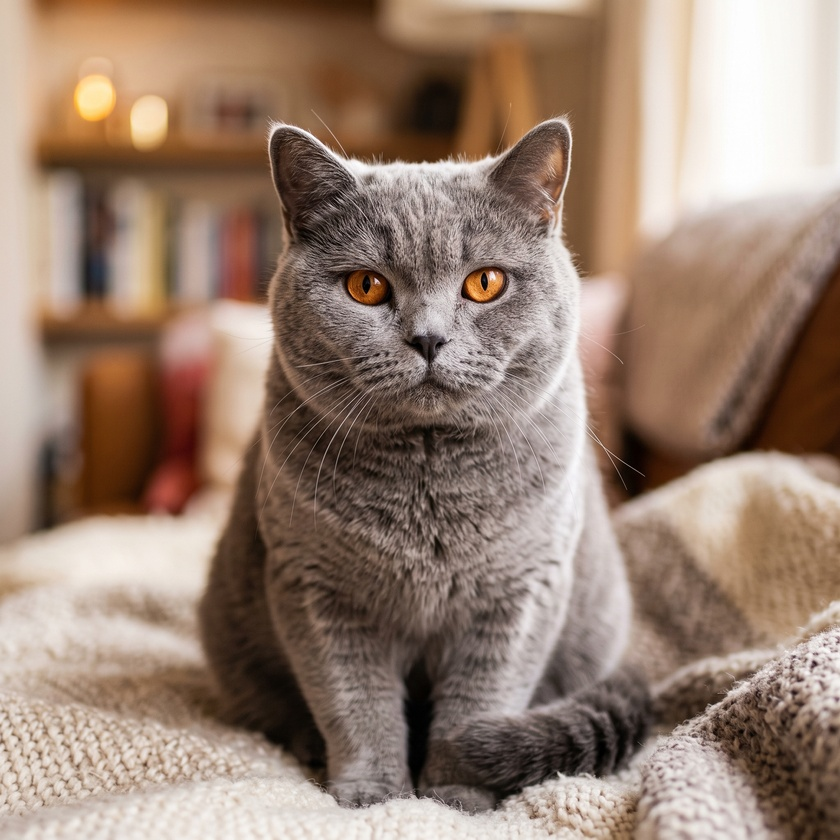
#> input picture public/duman.jpg, 840 x 840 px, shrunk from 2048 x 2048 before the run, found by its file name
$ python crop.py
#> lines starting #> are read from the running program, lines starting #| are printed output that depends on the picture
from PIL import Image

# Open the image
img = Image.open('/Users/rumeysabuyuk/Desktop/vetweb/public/duman.jpg')
#> img is the input picture: PIL image 840x840 RGB; mean R, G, B 151.6, 128.3, 112.8
width, height = img.size
#> width = 840; height = 840

# The cat is on the right side.
# Let's crop a square from the right side.
# We'll take a square whose height is the image height, positioned on the right.
# Maybe we can adjust the left edge to focus on the cat's face.
left = width - height * 0.95
#> left = 42
top = 0
right = width - height * -0.05
#> right = 882
bottom = height
#> bottom = 840

cropped = img.crop((left, top, right, bottom))
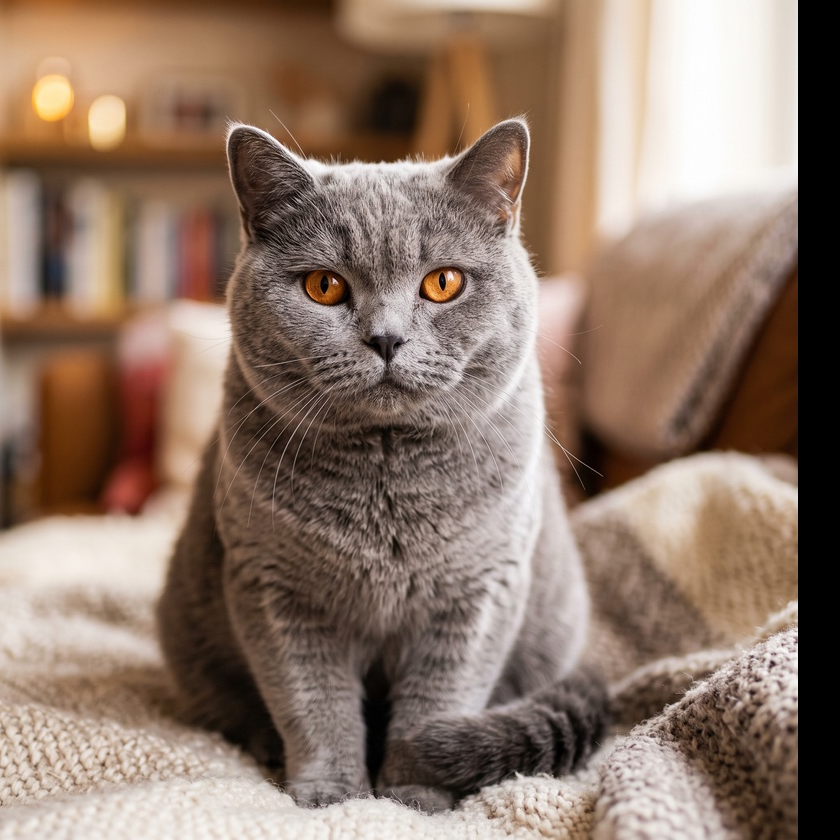
#> cropped: PIL image 840x840 RGB; mean R, G, B 141.4, 119.1, 104.3
cropped.save('/Users/rumeysabuyuk/Desktop/vetweb/public/duman-cropped.jpg')
print("Cropped successfully!")

$ run again, with public/leo-dog.jpg copied over public/duman.jpg
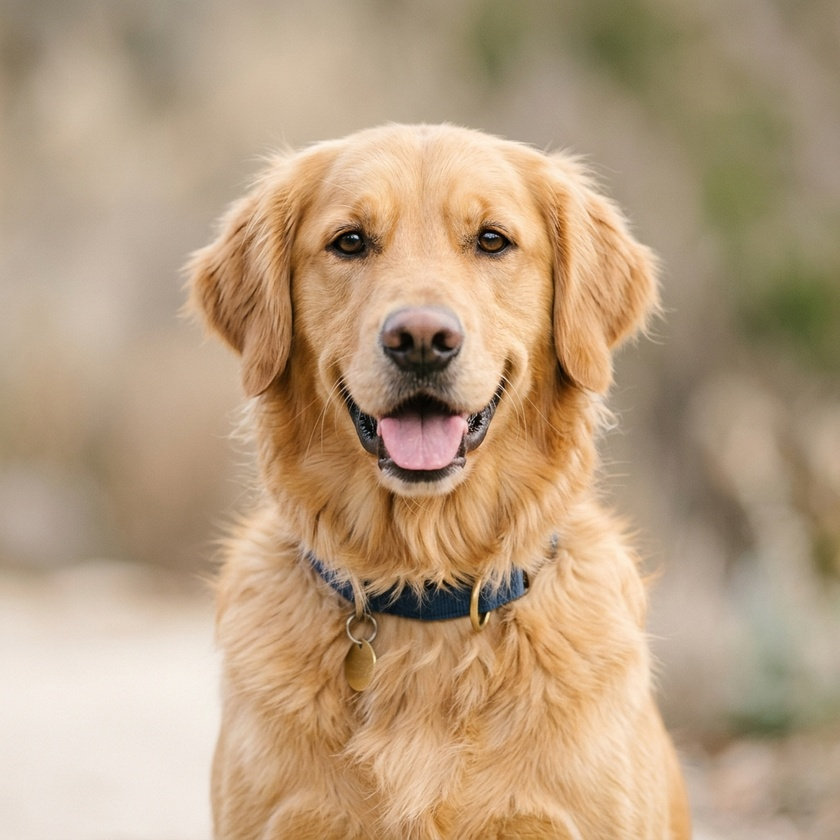
#> input picture public/leo-dog.jpg, 840 x 840 px, shrunk from 1024 x 1024 before the run, found by its file name
#> img is the input picture: PIL image 840x840 RGB; mean R, G, B 183.7, 158, 128.6
#> `cropped = img.crop((left, top, right, bottom))`:
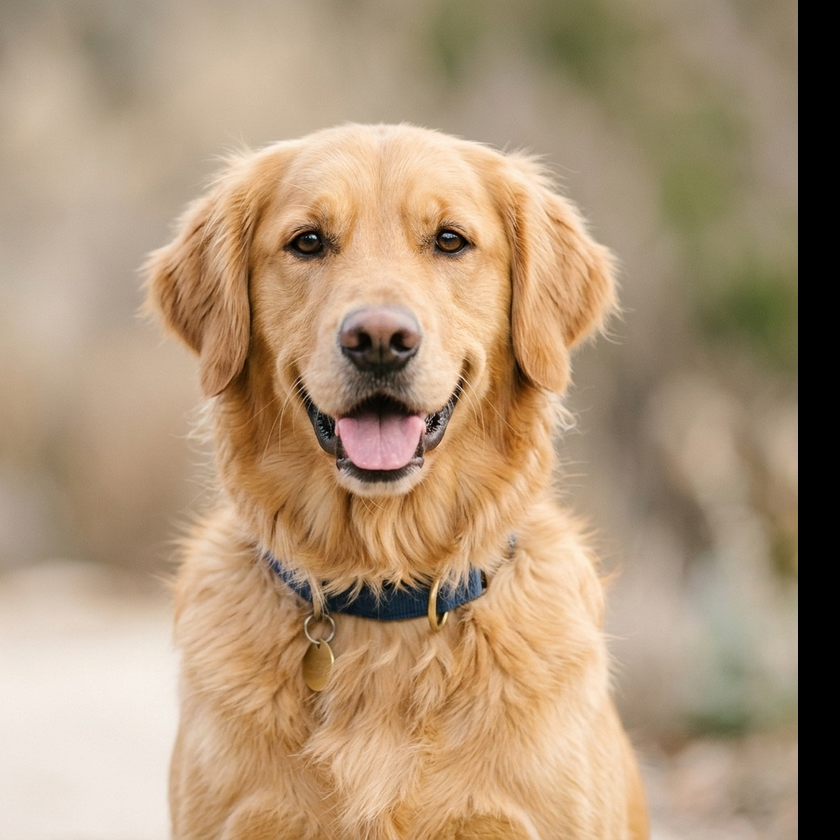
#> cropped: PIL image 840x840 RGB; mean R, G, B 174.1, 149.1, 120.7

$ run again, with public/moda-kedi.jpg copied over public/duman.jpg
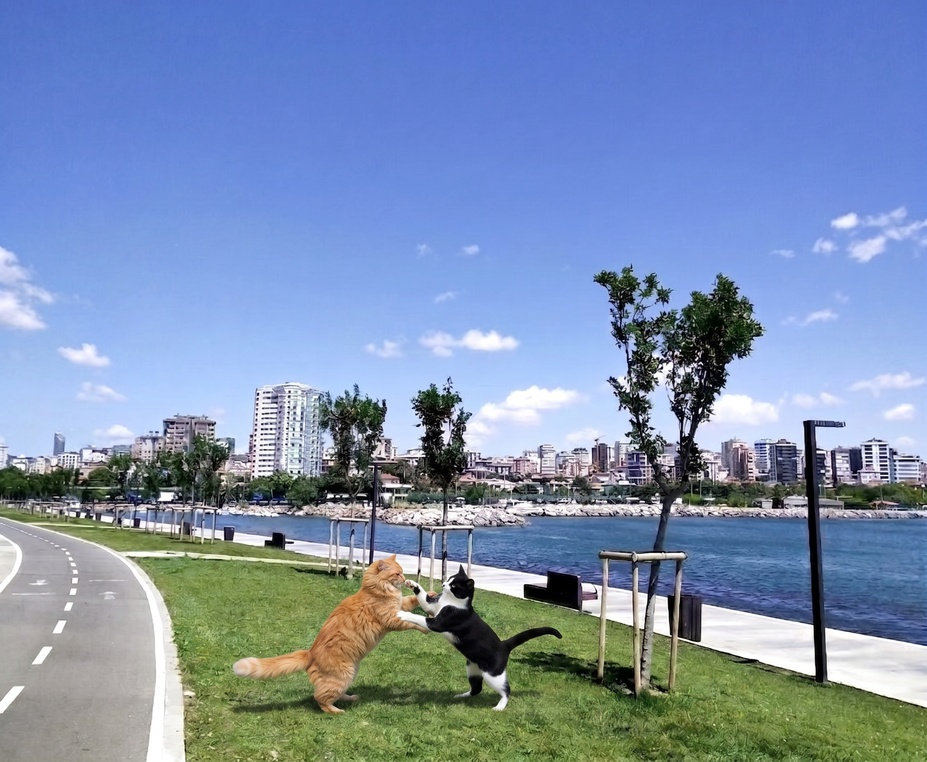
#> input picture public/moda-kedi.jpg, 927 x 762 px, shrunk from 2258 x 1856 before the run, found by its file name
#> img is the input picture: PIL image 927x762 RGB; mean R, G, B 124, 144.2, 176.7
#> `cropped = img.crop((left, top, right, bottom))`:
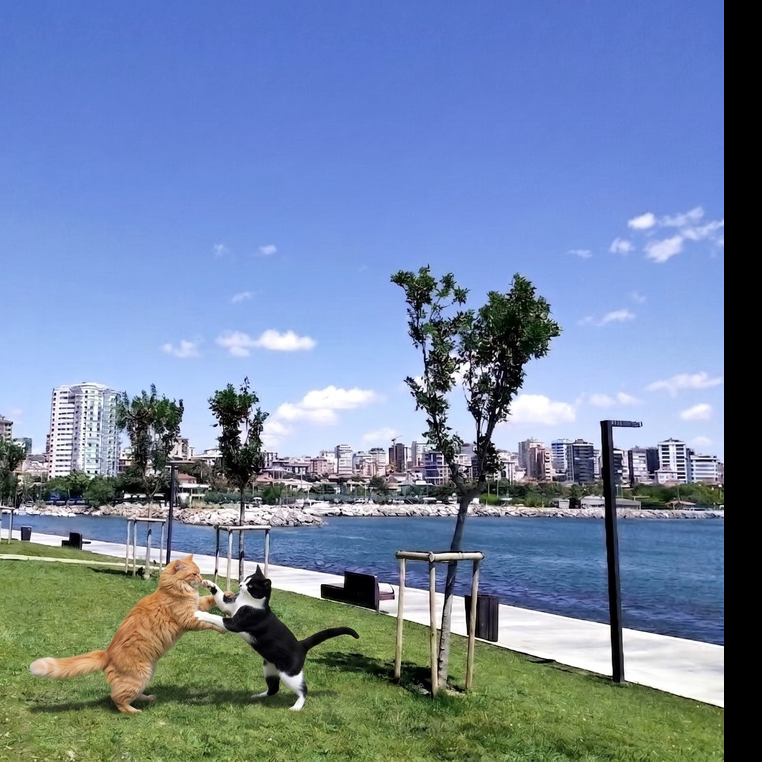
#> cropped: PIL image 762x762 RGB; mean R, G, B 114, 133.5, 163.7

$ run again, with public/pet1.jpg copied over public/duman.jpg
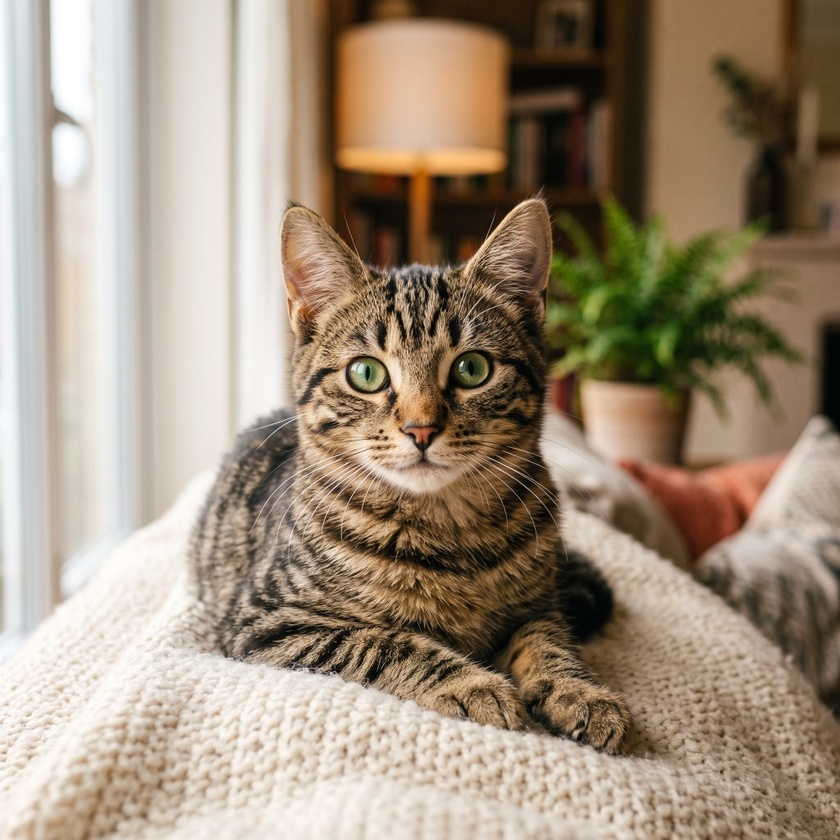
#> input picture public/pet1.jpg, 840 x 840 px, shrunk from 1024 x 1024 before the run, found by its file name
#> img is the input picture: PIL image 840x840 RGB; mean R, G, B 159.4, 142.7, 123.4
#> `cropped = img.crop((left, top, right, bottom))`:
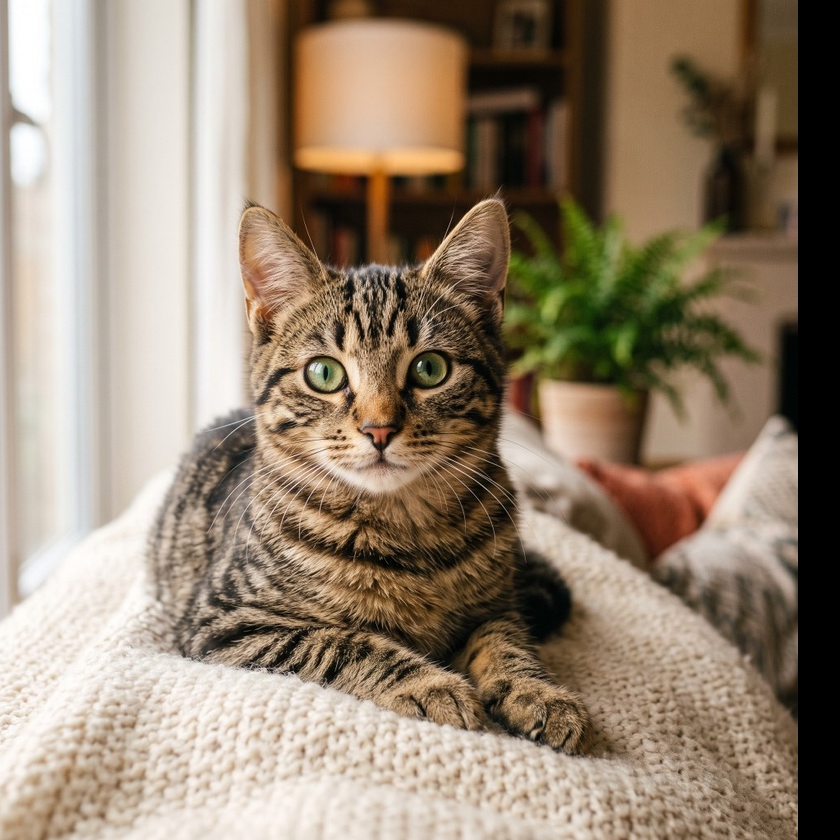
#> cropped: PIL image 840x840 RGB; mean R, G, B 148.5, 131.7, 112.5
